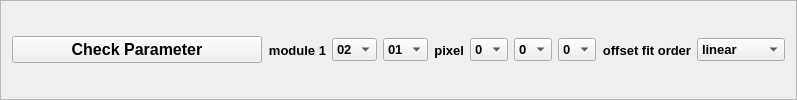
    <widget class="QFrame" name="frame_6">
     <property name="sizePolicy">
      <sizepolicy hsizetype="Preferred" vsizetype="Fixed">
       <horstretch>0</horstretch>
       <verstretch>0</verstretch>
      </sizepolicy>
     </property>
     <property name="styleSheet">
      <string notr="true">QFrame#frame_6 {
	background-color: rgb(210, 236, 255);
}

QPushButton#check_button {
    background-color: none; /* 不设置背景色，使用默认样式 */
}</string>
     </property>
     <property name="frameShape">
      <enum>QFrame::StyledPanel</enum>
     </property>
     <property name="frameShadow">
      <enum>QFrame::Raised</enum>
     </property>
     <layout class="QHBoxLayout" name="horizontalLayout_18">
      <item>
       <widget class="QPushButton" name="paracheck_button">
        <property name="sizePolicy">
         <sizepolicy hsizetype="Minimum" vsizetype="Fixed">
          <horstretch>0</horstretch>
          <verstretch>0</verstretch>
         </sizepolicy>
        </property>
        <property name="minimumSize">
         <size>
          <width>250</width>
          <height>0</height>
         </size>
        </property>
        <property name="maximumSize">
         <size>
          <width>16777215</width>
          <height>16777215</height>
         </size>
        </property>
        <property name="font">
         <font>
          <family>Arial</family>
          <pointsize>12</pointsize>
          <weight>75</weight>
          <bold>true</bold>
         </font>
        </property>
        <property name="layoutDirection">
         <enum>Qt::LeftToRight</enum>
        </property>
        <property name="text">
         <string>Check Parameter</string>
        </property>
       </widget>
      </item>
      <item>
       <layout class="QHBoxLayout" name="horizontalLayout_5">
        <item>
         <widget class="QLabel" name="label_21">
          <property name="font">
           <font>
            <family>Arial</family>
            <pointsize>10</pointsize>
            <weight>75</weight>
            <bold>true</bold>
           </font>
          </property>
          <property name="layoutDirection">
           <enum>Qt::RightToLeft</enum>
          </property>
          <property name="text">
           <string>module 1</string>
          </property>
          <property name="alignment">
           <set>Qt::AlignRight|Qt::AlignTrailing|Qt::AlignVCenter</set>
          </property>
         </widget>
        </item>
        <item>
         <widget class="QComboBox" name="paracheck_module_num_1">
          <property name="sizePolicy">
           <sizepolicy hsizetype="Preferred" vsizetype="Fixed">
            <horstretch>0</horstretch>
            <verstretch>0</verstretch>
           </sizepolicy>
          </property>
          <property name="font">
           <font>
            <family>Arial</family>
            <pointsize>10</pointsize>
            <weight>75</weight>
            <bold>true</bold>
           </font>
          </property>
          <item>
           <property name="text">
            <string>02</string>
           </property>
          </item>
          <item>
           <property name="text">
            <string>03</string>
           </property>
          </item>
          <item>
           <property name="text">
            <string>04</string>
           </property>
          </item>
          <item>
           <property name="text">
            <string>05</string>
           </property>
          </item>
          <item>
           <property name="text">
            <string>06</string>
           </property>
          </item>
          <item>
           <property name="text">
            <string>07</string>
           </property>
          </item>
          <item>
           <property name="text">
            <string>08</string>
           </property>
          </item>
          <item>
           <property name="text">
            <string>09</string>
           </property>
          </item>
          <item>
           <property name="text">
            <string>10</string>
           </property>
          </item>
          <item>
           <property name="text">
            <string>11</string>
           </property>
          </item>
          <item>
           <property name="text">
            <string>12</string>
           </property>
          </item>
          <item>
           <property name="text">
            <string>13</string>
           </property>
          </item>
         </widget>
        </item>
        <item>
         <widget class="QComboBox" name="paracheck_module_num_2">
          <property name="sizePolicy">
           <sizepolicy hsizetype="Preferred" vsizetype="Fixed">
            <horstretch>0</horstretch>
            <verstretch>0</verstretch>
           </sizepolicy>
          </property>
          <property name="font">
           <font>
            <family>Arial</family>
            <pointsize>10</pointsize>
            <weight>75</weight>
            <bold>true</bold>
           </font>
          </property>
          <item>
           <property name="text">
            <string>01</string>
           </property>
          </item>
          <item>
           <property name="text">
            <string>02</string>
           </property>
          </item>
          <item>
           <property name="text">
            <string>03</string>
           </property>
          </item>
          <item>
           <property name="text">
            <string>04</string>
           </property>
          </item>
          <item>
           <property name="text">
            <string>05</string>
           </property>
          </item>
         </widget>
        </item>
       </layout>
      </item>
      <item>
       <layout class="QHBoxLayout" name="horizontalLayout_16">
        <item>
         <widget class="QLabel" name="label_22">
          <property name="font">
           <font>
            <family>Arial</family>
            <pointsize>10</pointsize>
            <weight>75</weight>
            <bold>true</bold>
           </font>
          </property>
          <property name="text">
           <string>pixel</string>
          </property>
          <property name="alignment">
           <set>Qt::AlignRight|Qt::AlignTrailing|Qt::AlignVCenter</set>
          </property>
         </widget>
        </item>
        <item>
         <widget class="QComboBox" name="paracheck_pixel_num_1">
          <property name="font">
           <font>
            <family>Arial</family>
            <pointsize>10</pointsize>
            <weight>75</weight>
            <bold>true</bold>
           </font>
          </property>
          <item>
           <property name="text">
            <string>0</string>
           </property>
          </item>
          <item>
           <property name="text">
            <string>1</string>
           </property>
          </item>
          <item>
           <property name="text">
            <string>2</string>
           </property>
          </item>
          <item>
           <property name="text">
            <string>3</string>
           </property>
          </item>
          <item>
           <property name="text">
            <string>4</string>
           </property>
          </item>
          <item>
           <property name="text">
            <string>5</string>
           </property>
          </item>
          <item>
           <property name="text">
            <string>6</string>
           </property>
          </item>
          <item>
           <property name="text">
            <string>7</string>
           </property>
          </item>
          <item>
           <property name="text">
            <string>8</string>
           </property>
          </item>
         </widget>
        </item>
        <item>
         <widget class="QComboBox" name="paracheck_pixel_num_2">
          <property name="font">
           <font>
            <family>Arial</family>
            <pointsize>10</pointsize>
            <weight>75</weight>
            <bold>true</bold>
           </font>
          </property>
          <item>
           <property name="text">
            <string>0</string>
           </property>
          </item>
          <item>
           <property name="text">
            <string>1</string>
           </property>
          </item>
          <item>
           <property name="text">
            <string>2</string>
           </property>
          </item>
          <item>
           <property name="text">
            <string>3</string>
           </property>
          </item>
          <item>
           <property name="text">
            <string>4</string>
           </property>
          </item>
          <item>
           <property name="text">
            <string>5</string>
           </property>
          </item>
          <item>
           <property name="text">
            <string>6</string>
           </property>
          </item>
          <item>
           <property name="text">
            <string>7</string>
           </property>
          </item>
          <item>
           <property name="text">
            <string>8</string>
           </property>
          </item>
          <item>
           <property name="text">
            <string>9</string>
           </property>
          </item>
         </widget>
        </item>
        <item>
         <widget class="QComboBox" name="paracheck_pixel_num_3">
          <property name="font">
           <font>
            <family>Arial</family>
            <pointsize>10</pointsize>
            <weight>75</weight>
            <bold>true</bold>
           </font>
          </property>
          <item>
           <property name="text">
            <string>0</string>
           </property>
          </item>
          <item>
           <property name="text">
            <string>1</string>
           </property>
          </item>
          <item>
           <property name="text">
            <string>2</string>
           </property>
          </item>
          <item>
           <property name="text">
            <string>3</string>
           </property>
          </item>
          <item>
           <property name="text">
            <string>4</string>
           </property>
          </item>
          <item>
           <property name="text">
            <string>5</string>
           </property>
          </item>
          <item>
           <property name="text">
            <string>6</string>
           </property>
          </item>
          <item>
           <property name="text">
            <string>7</string>
           </property>
          </item>
          <item>
           <property name="text">
            <string>8</string>
           </property>
          </item>
          <item>
           <property name="text">
            <string>9</string>
           </property>
          </item>
         </widget>
        </item>
       </layout>
      </item>
      <item>
       <layout class="QHBoxLayout" name="horizontalLayout_17">
        <item>
         <widget class="QLabel" name="label_23">
          <property name="font">
           <font>
            <family>Arial</family>
            <pointsize>10</pointsize>
            <weight>75</weight>
            <bold>true</bold>
           </font>
          </property>
          <property name="text">
           <string>offset fit order</string>
          </property>
          <property name="alignment">
           <set>Qt::AlignRight|Qt::AlignTrailing|Qt::AlignVCenter</set>
          </property>
         </widget>
        </item>
        <item>
         <widget class="QComboBox" name="paracheck_order">
          <property name="font">
           <font>
            <family>Arial</family>
            <pointsize>10</pointsize>
            <weight>75</weight>
            <bold>true</bold>
           </font>
          </property>
          <item>
           <property name="text">
            <string>linear</string>
           </property>
          </item>
          <item>
           <property name="text">
            <string>quadratic</string>
           </property>
          </item>
         </widget>
        </item>
       </layout>
      </item>
     </layout>
    </widget>
